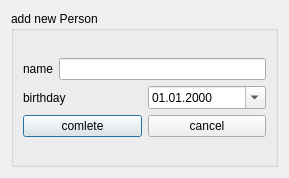
<?xml version="1.0" encoding="UTF-8"?>
<ui version="4.0">
 <class>AddNewPerson</class>
 <widget class="QDialog" name="AddNewPerson">
  <property name="geometry">
   <rect>
    <x>0</x>
    <y>0</y>
    <width>289</width>
    <height>178</height>
   </rect>
  </property>
  <property name="sizePolicy">
   <sizepolicy hsizetype="Preferred" vsizetype="Minimum">
    <horstretch>0</horstretch>
    <verstretch>0</verstretch>
   </sizepolicy>
  </property>
  <property name="windowTitle">
   <string>Dialog</string>
  </property>
  <layout class="QVBoxLayout" name="verticalLayout_3">
   <item>
    <widget class="QGroupBox" name="groupBox">
     <property name="title">
      <string>add new Person</string>
     </property>
     <layout class="QVBoxLayout" name="verticalLayout_4">
      <item>
       <layout class="QVBoxLayout" name="verticalLayout_2">
        <item>
         <layout class="QVBoxLayout" name="verticalLayout">
          <item>
           <layout class="QHBoxLayout" name="horizontalLayout">
            <item>
             <widget class="QLabel" name="label">
              <property name="text">
               <string>name</string>
              </property>
             </widget>
            </item>
            <item>
             <widget class="QLineEdit" name="nameLineEdit"/>
            </item>
           </layout>
          </item>
          <item>
           <layout class="QHBoxLayout" name="horizontalLayout_2">
            <item>
             <widget class="QLabel" name="label_2">
              <property name="text">
               <string>birthday</string>
              </property>
             </widget>
            </item>
            <item>
             <widget class="QDateEdit" name="birthdayEdit">
              <property name="minimumTime">
               <time>
                <hour>0</hour>
                <minute>0</minute>
                <second>0</second>
               </time>
              </property>
              <property name="displayFormat">
               <string>dd.MM.yyyy</string>
              </property>
              <property name="calendarPopup">
               <bool>true</bool>
              </property>
              <property name="date">
               <date>
                <year>2000</year>
                <month>1</month>
                <day>1</day>
               </date>
              </property>
             </widget>
            </item>
           </layout>
          </item>
         </layout>
        </item>
        <item>
         <layout class="QHBoxLayout" name="horizontalLayout_3">
          <item>
           <widget class="QPushButton" name="completeButton">
            <property name="text">
             <string>comlete</string>
            </property>
           </widget>
          </item>
          <item>
           <widget class="QPushButton" name="cancelButton">
            <property name="text">
             <string>cancel</string>
            </property>
           </widget>
          </item>
         </layout>
        </item>
       </layout>
      </item>
     </layout>
    </widget>
   </item>
  </layout>
 </widget>
 <resources/>
 <connections/>
</ui>
